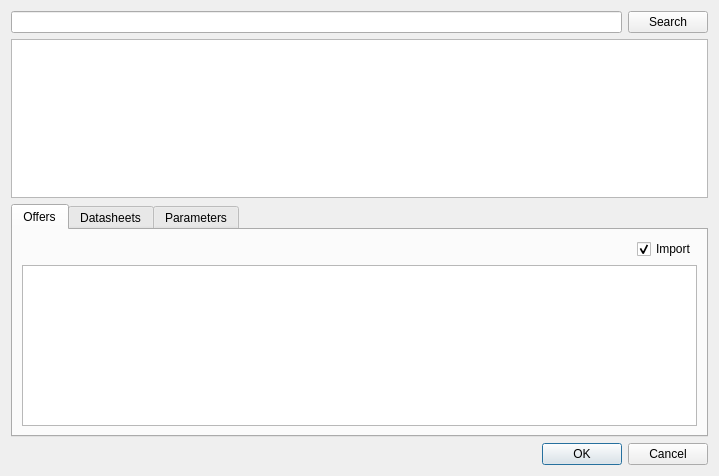
<?xml version="1.0" encoding="UTF-8"?>
<ui version="4.0">
 <class>OctopartImportDialog</class>
 <widget class="QDialog" name="OctopartImportDialog">
  <property name="geometry">
   <rect>
    <x>0</x>
    <y>0</y>
    <width>719</width>
    <height>476</height>
   </rect>
  </property>
  <property name="windowTitle">
   <string>Dialog</string>
  </property>
  <layout class="QVBoxLayout" name="verticalLayout_4">
   <item>
    <layout class="QHBoxLayout" name="horizontalLayout">
     <item>
      <widget class="QLineEdit" name="lineEdit"/>
     </item>
     <item>
      <widget class="QPushButton" name="pushButton">
       <property name="text">
        <string>Search</string>
       </property>
      </widget>
     </item>
    </layout>
   </item>
   <item>
    <widget class="QTableView" name="tableView"/>
   </item>
   <item>
    <widget class="QTabWidget" name="tabWidget">
     <property name="currentIndex">
      <number>0</number>
     </property>
     <widget class="QWidget" name="tab">
      <attribute name="title">
       <string>Offers</string>
      </attribute>
      <layout class="QVBoxLayout" name="verticalLayout">
       <item>
        <layout class="QHBoxLayout" name="horizontalLayout_2">
         <item>
          <spacer name="horizontalSpacer">
           <property name="orientation">
            <enum>Qt::Horizontal</enum>
           </property>
           <property name="sizeHint" stdset="0">
            <size>
             <width>31</width>
             <height>17</height>
            </size>
           </property>
          </spacer>
         </item>
         <item>
          <widget class="QCheckBox" name="checkBox">
           <property name="text">
            <string>Import</string>
           </property>
           <property name="checked">
            <bool>true</bool>
           </property>
          </widget>
         </item>
        </layout>
       </item>
       <item>
        <widget class="QTableWidget" name="offersTable"/>
       </item>
      </layout>
     </widget>
     <widget class="QWidget" name="tab_2">
      <attribute name="title">
       <string>Datasheets</string>
      </attribute>
      <layout class="QVBoxLayout" name="verticalLayout_2">
       <item>
        <layout class="QHBoxLayout" name="horizontalLayout_3">
         <item>
          <spacer name="horizontalSpacer_2">
           <property name="orientation">
            <enum>Qt::Horizontal</enum>
           </property>
           <property name="sizeHint" stdset="0">
            <size>
             <width>40</width>
             <height>20</height>
            </size>
           </property>
          </spacer>
         </item>
         <item>
          <widget class="QCheckBox" name="checkBox_2">
           <property name="text">
            <string>Import</string>
           </property>
           <property name="checked">
            <bool>true</bool>
           </property>
          </widget>
         </item>
        </layout>
       </item>
       <item>
        <widget class="QTableWidget" name="datasheetsTable"/>
       </item>
      </layout>
     </widget>
     <widget class="QWidget" name="tab_3">
      <attribute name="title">
       <string>Parameters</string>
      </attribute>
      <layout class="QVBoxLayout" name="verticalLayout_3">
       <item>
        <layout class="QHBoxLayout" name="horizontalLayout_4">
         <item>
          <spacer name="horizontalSpacer_3">
           <property name="orientation">
            <enum>Qt::Horizontal</enum>
           </property>
           <property name="sizeHint" stdset="0">
            <size>
             <width>40</width>
             <height>20</height>
            </size>
           </property>
          </spacer>
         </item>
         <item>
          <widget class="QCheckBox" name="checkBox_3">
           <property name="text">
            <string>Import</string>
           </property>
           <property name="checked">
            <bool>true</bool>
           </property>
          </widget>
         </item>
        </layout>
       </item>
       <item>
        <widget class="QTableWidget" name="parametersTable"/>
       </item>
      </layout>
     </widget>
    </widget>
   </item>
   <item>
    <widget class="QDialogButtonBox" name="buttonBox">
     <property name="orientation">
      <enum>Qt::Horizontal</enum>
     </property>
     <property name="standardButtons">
      <set>QDialogButtonBox::Cancel|QDialogButtonBox::Ok</set>
     </property>
    </widget>
   </item>
  </layout>
 </widget>
 <resources/>
 <connections>
  <connection>
   <sender>buttonBox</sender>
   <signal>accepted()</signal>
   <receiver>OctopartImportDialog</receiver>
   <slot>accept()</slot>
   <hints>
    <hint type="sourcelabel">
     <x>248</x>
     <y>254</y>
    </hint>
    <hint type="destinationlabel">
     <x>157</x>
     <y>274</y>
    </hint>
   </hints>
  </connection>
  <connection>
   <sender>buttonBox</sender>
   <signal>rejected()</signal>
   <receiver>OctopartImportDialog</receiver>
   <slot>reject()</slot>
   <hints>
    <hint type="sourcelabel">
     <x>316</x>
     <y>260</y>
    </hint>
    <hint type="destinationlabel">
     <x>286</x>
     <y>274</y>
    </hint>
   </hints>
  </connection>
 </connections>
</ui>
